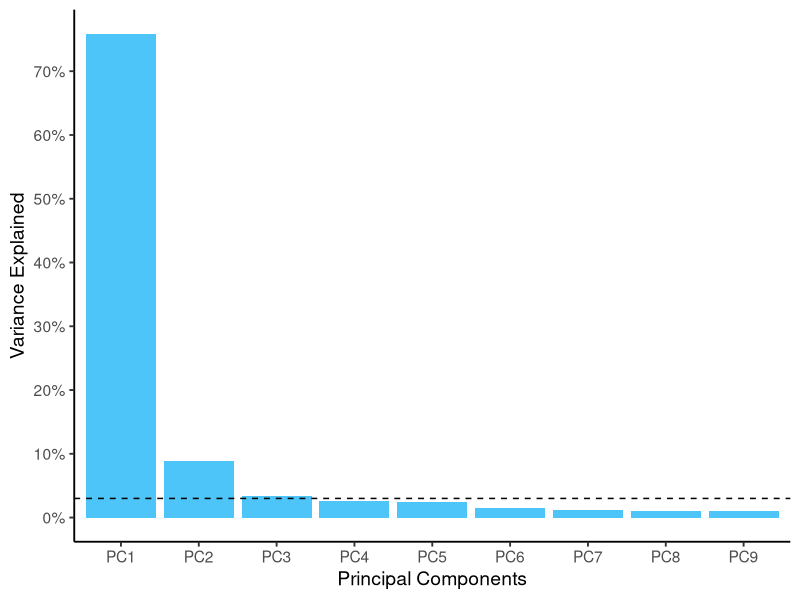
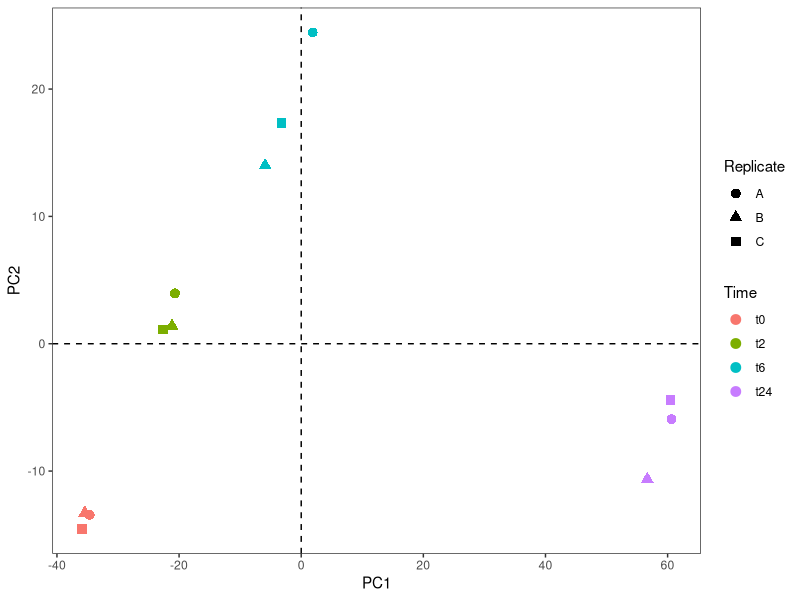
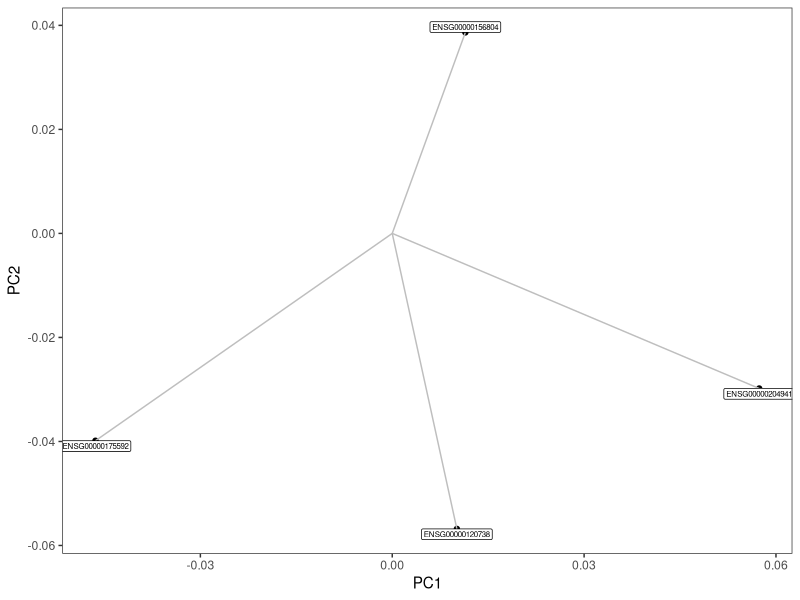
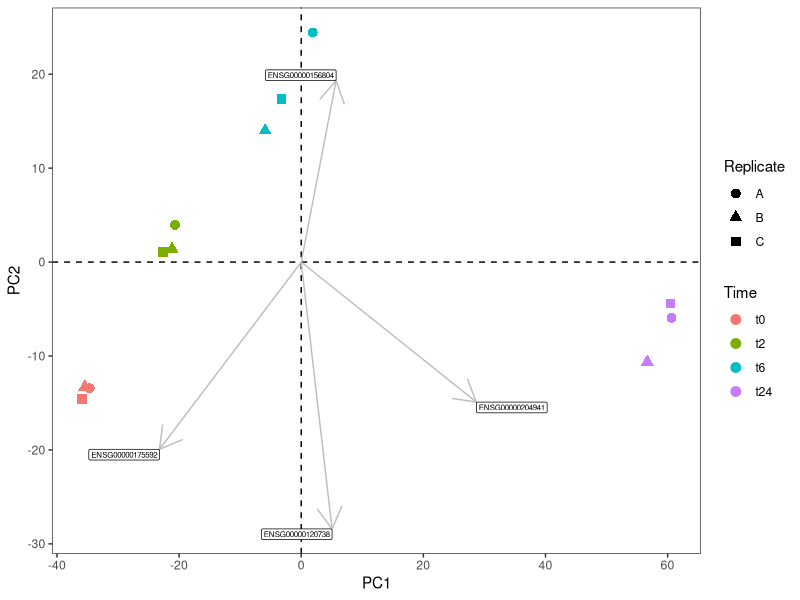
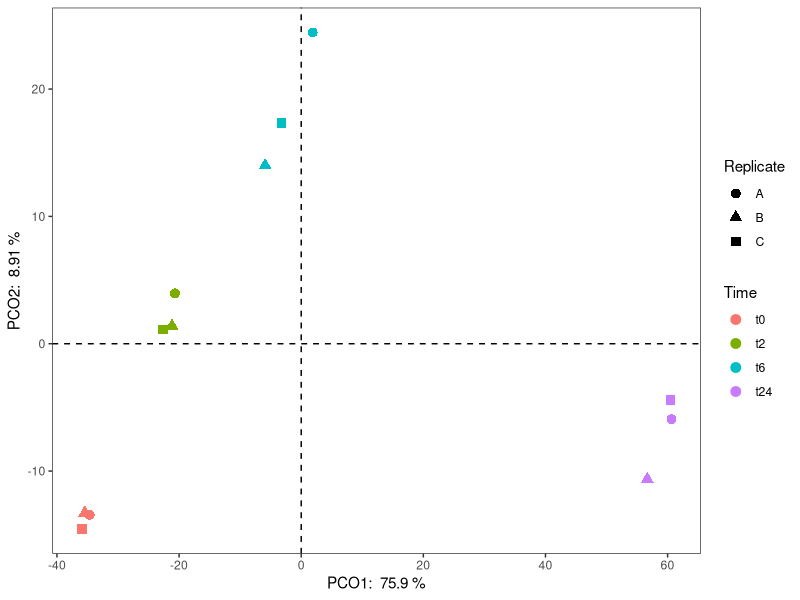
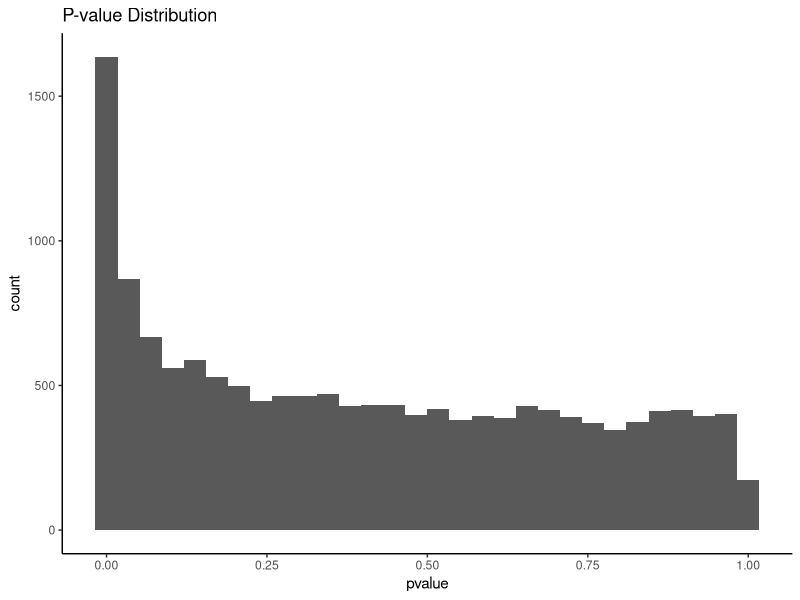
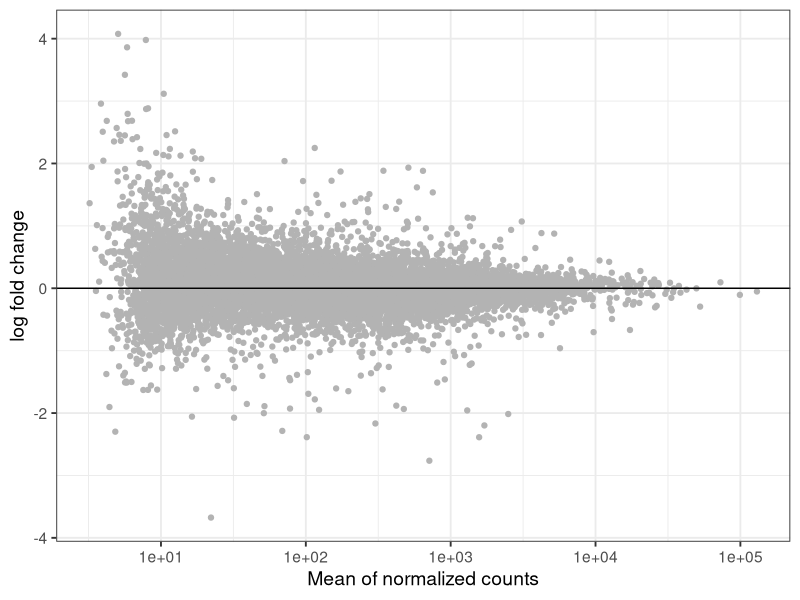
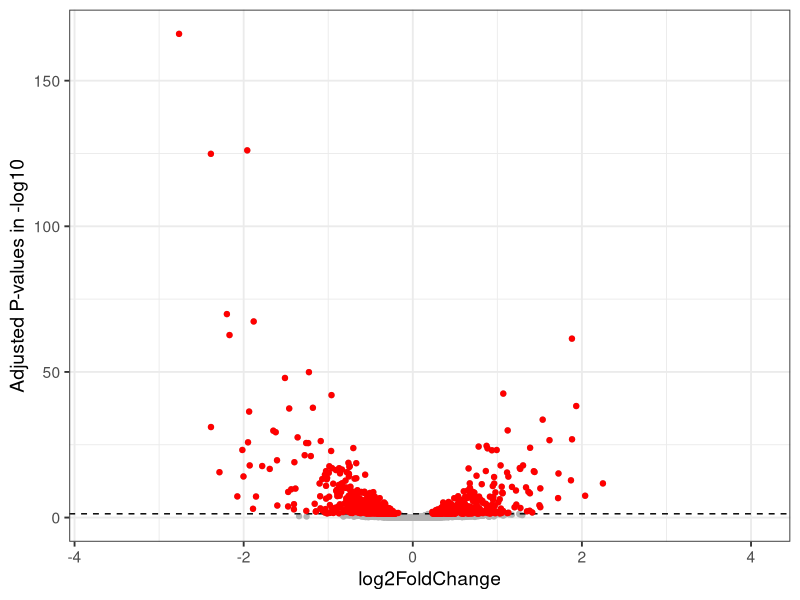

Source code (R) for these figures, in order:
## ---- chunk 1
library(dplyr)
library(ggplot2)
library(reshape2)
data("iris")
md <- read.table("../../data/metadata.csv", header = T, sep = ";")
rownames(md) <- md$Sample_ID

library(tidyverse)
## ---- chunk 2
gc_vst <- read.table("../../data/counts_vst.txt", header = T, row.names = 1, sep = "\t")
vst_pca <- prcomp(t(gc_vst))
## ---- chunk 3
frac_var <- function(x) x^2/sum(x^2)
library(scales)

vst_pca$sdev %>% 
  as_tibble() %>% 
  frac_var() %>% 
  mutate(Comp = colnames(vst_pca$x)) %>% 
  slice(1:9) %>% 
  ggplot(aes(x=Comp, y = value)) + 
  geom_bar(stat = "identity", fill = "#4DC5F9") +
  geom_hline(yintercept = 0.03, linetype=2) +
  xlab("Principal Components") +
  scale_y_continuous(name = "Variance Explained", breaks = seq(0,0.8,0.1), labels = percent_format(accuracy = 5L)) +
  theme_classic(base_size = 14)

## ---- chunk 4
vst_pca$x
## ---- chunk 5
vst_pca_all <- vst_pca$x %>%
  as.data.frame() %>%
  rownames_to_column(var = "Sample_ID") %>%
  full_join(md, by = "Sample_ID")

# Just to keep the order the right way.
vst_pca_all$Sample_Name <- factor(vst_pca_all$Sample_Name, levels = c("t0_A","t0_B","t0_C","t2_A","t2_B","t2_C","t6_A","t6_B","t6_C","t24_A","t24_B","t24_C"))
vst_pca_all$Time <- factor(vst_pca_all$Time, levels = c("t0","t2","t6","t24"))
vst_pca_all$Replicate <- factor(vst_pca_all$Replicate, levels = c("A","B","C"))

ggplot(vst_pca_all, aes(x=PC1, y=PC2, color = Time)) +
  geom_point(size = 3, aes(shape = Replicate)) +
  geom_vline(xintercept = 0, linetype=2) +
  geom_hline(yintercept = 0, linetype=2) +
  theme_bw() +
  theme(panel.grid.major = element_blank(), 
        panel.grid.minor = element_blank()) 
## ---- chunk 6
genes.selected=vst_pca$rotation[c(which.max(vst_pca$rotation[,"PC1"]), which.min(vst_pca$rotation[,"PC1"]), which.max(vst_pca$rotation[,"PC2"]), which.min(vst_pca$rotation[,"PC2"])),c("PC1","PC2")]
genes.selected <- genes.selected %>%
  as.data.frame() %>%
  rownames_to_column(var = "Gene_ID")
genes.selected
## ---- chunk 7
ggplot(genes.selected, aes(x=PC1, y=PC2)) +
  geom_point() +
  geom_segment(aes(xend=PC1, yend=PC2), x=0, y=0, color="Grey") +
  geom_label(aes(x=PC1, y=PC2, label=Gene_ID), size=2, vjust="outward") +
  theme_bw() +
  theme(panel.grid.major = element_blank(),  panel.grid.minor = element_blank()) 
## ---- chunk 8
scale=500
ggplot(data=vst_pca_all, mapping=aes(x=PC1, y=PC2)) +
     geom_point(size = 3, aes(shape = Replicate, color = Time)) +
     geom_vline(xintercept = 0, linetype=2) +
     geom_hline(yintercept = 0, linetype=2) +
     geom_segment(data=genes.selected, mapping=aes(xend=scale*PC1,yend=scale*PC2), x=0, y=0, arrow=arrow(), color="grey") +
     geom_label(data=genes.selected, mapping=aes(x=scale*PC1,y=scale*PC2, label=Gene_ID), size=2, hjust="outward", vjust="outward") +
     theme_bw() +
     theme(panel.grid.major = element_blank(),  panel.grid.minor = element_blank())
     
## ---- chunk 9
gc_dist <- dist(t(gc_vst))
gc_mds <- cmdscale(gc_dist,eig=TRUE, k=2) 
## ---- chunk 10
Eigenvalues <- gc_mds$eig
Variance <- Eigenvalues / sum(Eigenvalues) 
Variance1 <- 100 * signif(Variance[1], 3)
Variance2 <- 100 * signif(Variance[2], 3)

gc_mds_long <- gc_mds$points %>%
  as.data.frame() %>%
  rownames_to_column("Sample_ID") %>%
  full_join(md, by = "Sample_ID")

gc_mds_long$Sample_Name <- factor(gc_mds_long$Sample_Name, levels = c("t0_A","t0_B","t0_C","t2_A","t2_B","t2_C","t6_A","t6_B","t6_C","t24_A","t24_B","t24_C"))
gc_mds_long$Time <- factor(gc_mds_long$Time, levels = c("t0","t2","t6","t24"))
gc_mds_long$Replicate <- factor(gc_mds_long$Replicate, levels = c("A","B","C"))

ggplot(gc_mds_long, aes(x=V1, y=V2, color = Time)) +
  geom_point(size = 3, aes(shape = Replicate)) +
  xlab(paste("PCO1: ", Variance1, "%")) +
  ylab(paste("PCO2: ", Variance2, "%")) +
  geom_vline(xintercept = 0, linetype=2) +
  geom_hline(yintercept = 0, linetype=2) +
  theme_bw() +
  theme(panel.grid.major = element_blank(), 
        panel.grid.minor = element_blank()) 
## ---- chunk 11
t2_vs_t0 <- read.table("../../data/Time_t2_vs_t0.txt", sep = "\t", header = TRUE, row.names = 1)
head(t2_vs_t0)
## ---- chunk 12
t2_vs_t0 %>%
  ggplot(aes(x = pvalue)) +
  geom_histogram() +
  theme_classic() +
  ggtitle("P-value Distribution")
## ---- chunk 13
t2_vs_t0 %>%
  ggplot(aes(x = baseMean, y = log2FoldChange)) +
  geom_point(color = "grey70") +
  geom_hline(yintercept = 0) +
  scale_x_log10("Mean of normalized counts") +
  ylab("log fold change") +
  theme_bw(base_size = 14) 
## ---- chunk 14
t2_vs_t0 %>%
  ggplot(aes(x = log2FoldChange, y = -log10(padj))) +
  geom_point(color = "grey70") +
  geom_hline(yintercept = 1.3, linetype = 2) +
  geom_point(data=filter(t2_vs_t0, padj < 0.05), color = "red") +
  ylab("Adjusted P-values in -log10") +
  theme_bw(base_size = 14) 
## ---- chunk 15
library(ggrepel)
gene_info <- read.table("../../data/human_biomaRt_annotation.csv", sep = ";", header = TRUE, row.names = 1)
names(gene_info) <- c('gene_id', 'gene_name')

de_w_names <- t2_vs_t0 %>%
  rownames_to_column('gene_id') %>%
  left_join(gene_info, by = "gene_id")

ggplot(de_w_names, aes(x = log2FoldChange, y = -log10(padj))) +
  geom_point(color = "grey70") +
  geom_text_repel(data=filter(de_w_names, padj < 0.05 & abs(log2FoldChange) > 1.5), aes(x = log2FoldChange, y = -log10(padj), label=gene_name)) +
  geom_hline(yintercept = 1.3, linetype = 2) +
  geom_point(data=filter(t2_vs_t0, padj < 0.05), color = "red") +
  ylab("Adjusted P-values in -log10") +
  theme_bw(base_size = 14) 
